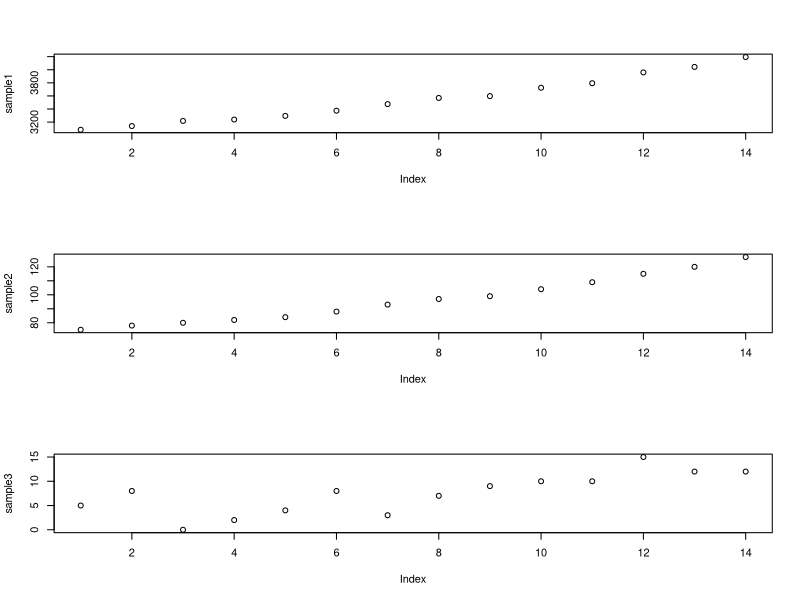
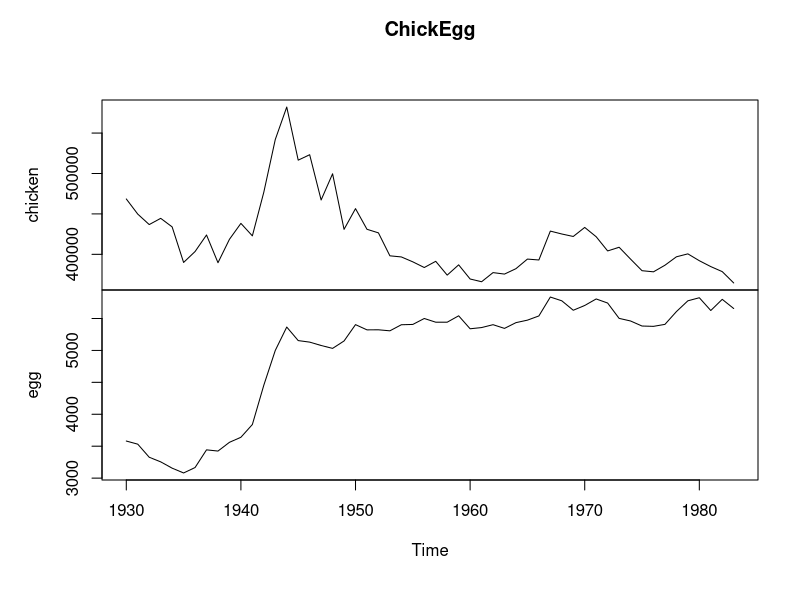
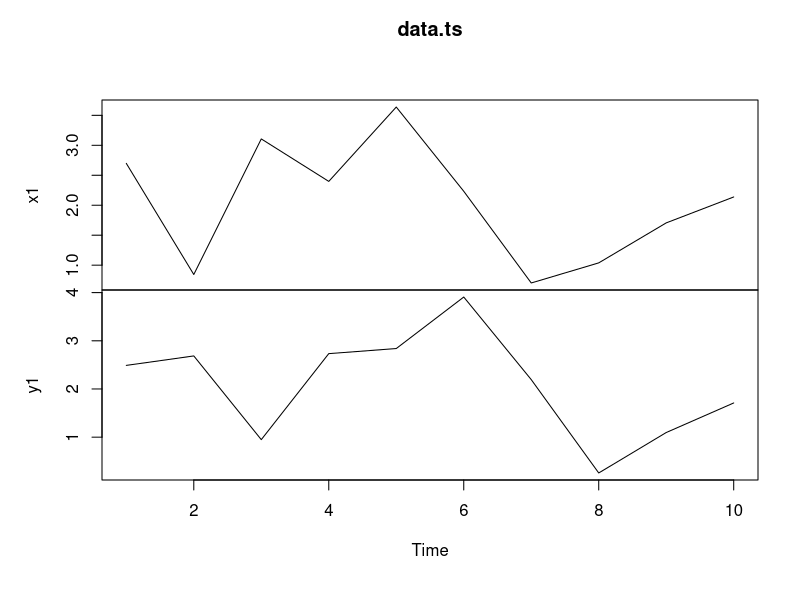

These charts were generated, in order, by the following R code:
library(lmtest)

sample1 <- c(3083, 3140, 3218, 3239, 3295, 3374, 3475, 3569, 3597, 3725, 3794, 3959, 4043, 4194)
sample2 <- c(75, 78, 80, 82, 84, 88, 93, 97, 99, 104, 109, 115, 120, 127)
sample3 <- c(5, 8, 0, 2, 4, 8, 3, 7, 9, 10, 10, 15, 12, 12)

par(mfrow = c(3, 1))
plot(sample1)
plot(sample2)
plot(sample3)

data <- cbind(sample1, sample2, sample3)
data

# Create a time-series from the data
data.ts <- ts(data)
data.ts

grangertest(sample1 ~ sample2, order = 1, data = data.ts)

grangertest(sample2 ~ sample1, order = 1, data = data.ts)

# Which came first: the chicken or the egg?
data(ChickEgg)
plot.ts(ChickEgg)
grangertest(egg ~ chicken, order = 3, data = ChickEgg)
grangertest(chicken ~ egg, order = 3, data = ChickEgg)

# Generate two datasets
n <- 11
x1 <- rnorm(n, mean = 2) # x1 leads y1
y1 <- rep(0, n)
for (i in 2:n) {
    y1[i] <- x1[i - 1] + rnorm(1, mean = 0, sd = 0.2)
}
x1 <- x1[2:n]
y1 <- y1[2:n]
data <- cbind(x1, y1)
data.ts <- ts(data)
plot.ts(data.ts)

# p-value ~ 1.0
grangertest(x1 ~ y1, order = 1, data = data.ts)

# Null hypothesis: lagged values of x1 don't explain the variation in y1
# p-value < 0.05, therefore the null hypothesis is rejected
grangertest(y1 ~ x1, order = 1, data = data.ts)
